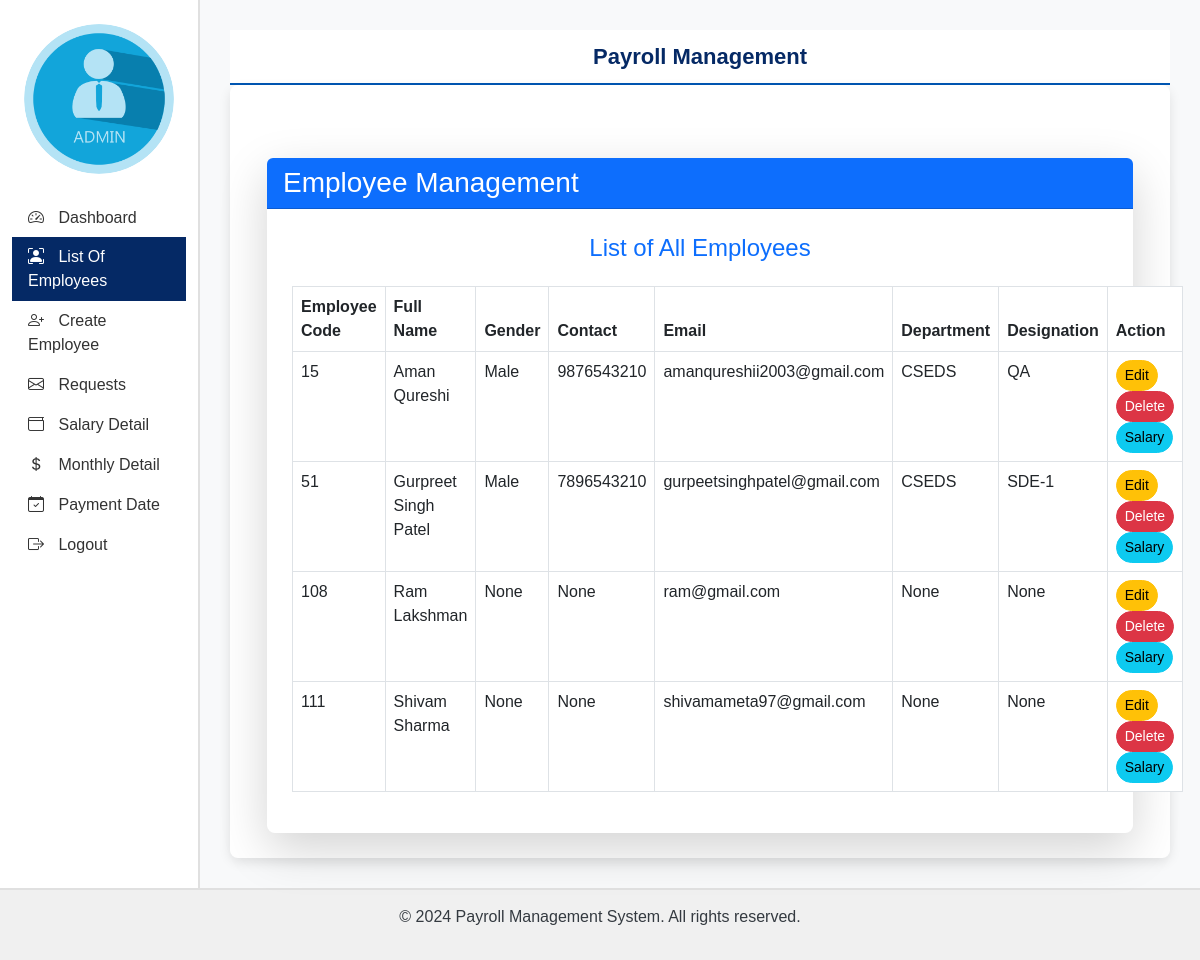
Screenshot of /admin_home/ (signed in) with the database file from the repository.
### employee/models.py (models this page shows, shortened)
class EmployeeDetail(models.Model):
    employee_id = models.AutoField(primary_key=True)  # Auto-incrementing ID (renamed to employee_id for consistency)
    user = models.OneToOneField(User, on_delete=models.CASCADE)  # One-to-one relationship with User model
    emp_code = models.CharField(max_length=50)  # Employee code
    emp_dept = models.CharField(max_length=50, null=True)  # Employee department
    designation = models.CharField(max_length=50, null=True)  # Job title or designation
    contact = models.CharField(max_length=50, null=True)  # Contact number
    gender = models.CharField(max_length=50, null=True)  # Gender
    joining_date = models.DateField(null=True)  # Date of joining the company

### employee/views.py (the view)
# urls.py: path('admin_home/', admin_home ,name='admin_home'),
@login_required
def admin_home(request):
    if not request.user.is_staff:
        return redirect('admin_login')  # Redirect if user is not an admin
    employees = EmployeeDetail.objects.all()  # Get all employees from the database
    return render(request, 'admin_home.html', {'employees': employees})

### employee/templates/admin_home.html
{% extends 'admin_base.html' %}
{% block main %}
<div class="container mt-5">
    <div class="card shadow-lg rounded-lg">
        <div class="card-header bg-primary text-white rounded-top">
            <h3 class="mb-0">Employee Management</h3>
        </div>
        <div class="card-body">
            <h4 class="text-center mb-4 text-primary">List of All Employees</h4>
            <table class="table table-hover table-bordered">
                <thead class="thead-light">
                    <tr>
                        <th>Employee Code</th>
                        <th>Full Name</th>
                        <th>Gender</th>
                        <th>Contact</th>
                        <th>Email</th>
                        <th>Department</th>
                        <th>Designation</th>
                        <th>Action</th>
                    </tr>
                </thead>
                <tbody>
                    {% for employee in employees %}
                    <tr>
                        <td>{{ employee.emp_code }}</td>
                        <td>{{ employee.user.first_name }} {{ employee.user.last_name }}</td>
                        <td>{{ employee.gender }}</td>
                        <td>{{ employee.contact }}</td>
                        <td>{{ employee.user.username }}</td>
                        <td>{{ employee.emp_dept }}</td>
                        <td>{{ employee.designation }}</td>
                        <td>
                            <a href="{% url 'edit_employee' employee.employee_id %}" class="btn btn-warning btn-sm rounded-pill">Edit</a>
                            <a href="{% url 'delete_employee' employee.employee_id %}" class="btn btn-danger btn-sm rounded-pill" onclick="return confirm('Are you sure?')">Delete</a>
                            <a href="{% url 'admin_emp_salary' employee.employee_id %}" class="btn btn-info btn-sm rounded-pill">Salary</a>
                        </td>
                    </tr>
                    {% empty %}
                    <tr>
                        <td colspan="7" class="text-center text-muted">No employees found.</td>
                    </tr>
                    {% endfor %}
                </tbody>
            </table>
        </div>
    </div>
</div>
{% endblock %}

### employee/templates/admin_base.html (style rules this page uses)
body { font-family: Arial, sans-serif; background-color: #f8f9fa; color: #343a40; }
.card { border-radius: 10px; border: none; box-shadow: 0 4px 12px rgba(0, 0, 0, 0.1); }
.card-body { background-color: white; padding: 25px; border-radius: 8px; }

### rows the page displays
EmployeeDetail: emp_code "15", user.first_name "Aman", user.last_name "Qureshi", gender "Male", contact "9876543210", user.username "amanqureshii2003@gmail.com", emp_dept "CSEDS", designation "QA"
EmployeeDetail: emp_code "51", user.first_name "Gurpreet", user.last_name "Singh Patel", gender "Male", contact "7896543210", user.username "gurpeetsinghpatel@gmail.com", emp_dept "CSEDS", designation "SDE-1"
EmployeeDetail: emp_code "108", user.first_name "Ram", user.last_name "Lakshman", gender "None", contact "None", user.username "ram@gmail.com", emp_dept "None", designation "None"
EmployeeDetail: emp_code "111", user.first_name "Shivam", user.last_name "Sharma", gender "None", contact "None", user.username "shivamameta97@gmail.com", emp_dept "None", designation "None"
